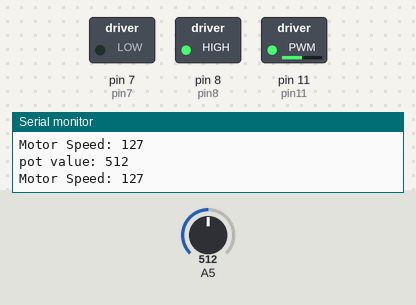
Simulated run of this sketch. Board: Arduino Uno, built with avr-gcc and run on an emulated ATmega328P. Shown: switched loads named in the sketch (green lamp = pin HIGH), the last lines printed to the serial monitor. The inputs (shaded band) are chosen by the test bench; at power-on: A5 = 512.

Above: at 1.3 s.
1.4 s: A5 set to 716
At 2.7 s:
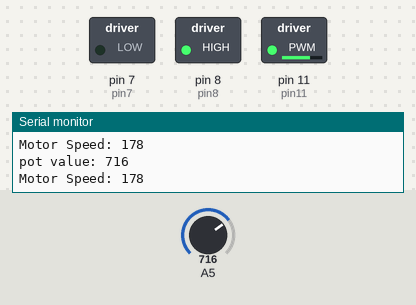
3.0 s: A5 set to 900
At 3.9 s:
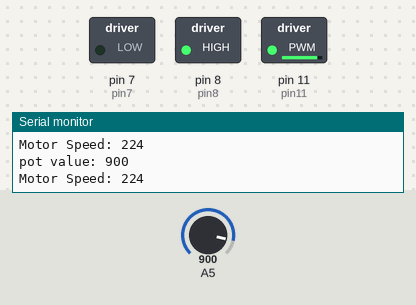
4.5 s: A5 set to 122
At 5.1 s:
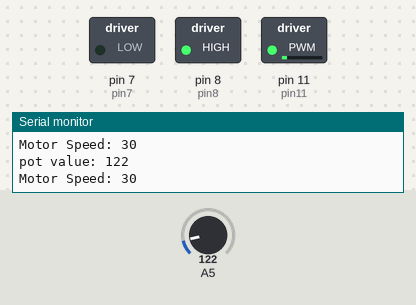
6.0 s: A5 set to 0
At 6.3 s:
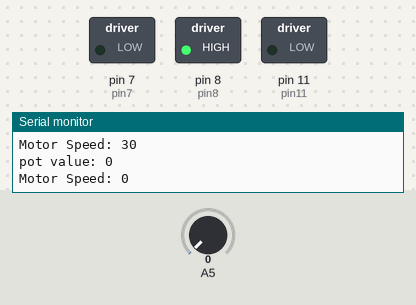
7.5 s: A5 set to 511
At 8.7 s:
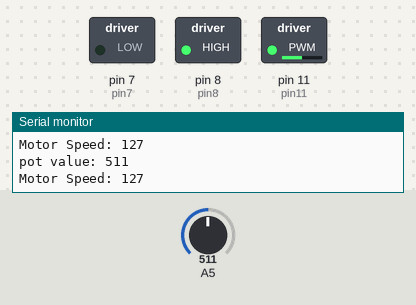
Timing chart, 0 to 10.0 s (numbered marks = the images above; inputs shaded):
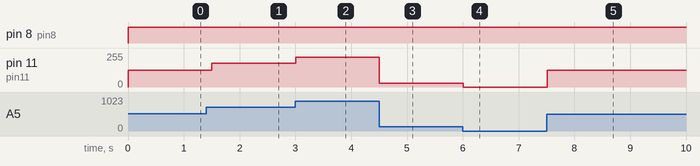

The sketch:

motorDemo.ino
```cpp
int pin7=7;//turn the rotor clockwise
int pin8 =8;//turning the rotor anticlockwise
int pin11 =11;//adjust the speed of the motor
int potVal = 0;//collects potentiometer values
int mSpeed = 0;//converts potentiometer values to speed
void setup(){
  Serial.begin(9600);
  pinMode(pin7,OUTPUT);
  pinMode(pin8,OUTPUT);
  Serial.begin(9600);

}
void loop(){

  potVal=analogRead(A5);
  Serial.print("pot value: ");
  Serial.println(potVal);

  mSpeed=(255./1023.)*potVal;

  Serial.print("Motor Speed: ");
  Serial.println(mSpeed);
  digitalWrite(pin7,LOW);
  digitalWrite(pin8,HIGH);
  analogWrite(pin11,mSpeed);
  delay(500);
}
```

Measured:
- after the input at 1.4 s, pin 11 (pin11): 127/255 → 178/255 after 0.10 s
- after the input at 3.0 s, pin 11 (pin11): 178/255 → 224/255 at once
- after the input at 4.5 s, pin 11 (pin11): 224/255 → 30/255 at once
- after the input at 6.0 s, pin 11 (pin11): 30/255 → 0/255 at once
- after the input at 7.5 s, pin 11 (pin11): 0/255 → 127/255 at once
